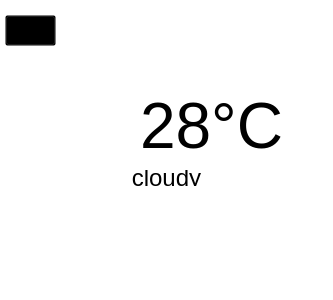
<?xml version="1.0" encoding="UTF-8"?>
<ui version="4.0">
 <class>MainPanel</class>
 <widget class="QWidget" name="MainPanel">
  <property name="geometry">
   <rect>
    <x>0</x>
    <y>0</y>
    <width>333</width>
    <height>300</height>
   </rect>
  </property>
  <property name="windowTitle">
   <string>Form</string>
  </property>
  <property name="styleSheet">
   <string notr="true">QWidget#MainPanel{
background-color: transparent;
}
QLabel#icon{
	image: url(:/images/icons/w3.png);
}
QLabel#description{
text-align: center;
}
QPushButton#star{
background-color: transparent;
	image: url(:/images/icons/star.svg);
}
QPushButton#star:hover{
background-color: transparent;
	image: url(:/images/icons/star2.svg);
}
</string>
  </property>
  <widget class="QLabel" name="icon">
   <property name="geometry">
    <rect>
     <x>30</x>
     <y>50</y>
     <width>150</width>
     <height>150</height>
    </rect>
   </property>
   <property name="text">
    <string/>
   </property>
   <property name="scaledContents">
    <bool>false</bool>
   </property>
  </widget>
  <widget class="QLabel" name="description">
   <property name="geometry">
    <rect>
     <x>0</x>
     <y>170</y>
     <width>333</width>
     <height>16</height>
    </rect>
   </property>
   <property name="font">
    <font>
     <family>Arial</family>
     <pointsize>18</pointsize>
    </font>
   </property>
   <property name="text">
    <string>cloudy</string>
   </property>
   <property name="alignment">
    <set>Qt::AlignCenter</set>
   </property>
  </widget>
  <widget class="QLabel" name="label">
   <property name="geometry">
    <rect>
     <x>120</x>
     <y>90</y>
     <width>183</width>
     <height>71</height>
    </rect>
   </property>
   <property name="font">
    <font>
     <family>Arial</family>
     <pointsize>48</pointsize>
    </font>
   </property>
   <property name="text">
    <string>28°C</string>
   </property>
   <property name="alignment">
    <set>Qt::AlignCenter</set>
   </property>
  </widget>
  <widget class="QPushButton" name="star">
   <property name="geometry">
    <rect>
     <x>5</x>
     <y>15</y>
     <width>51</width>
     <height>31</height>
    </rect>
   </property>
   <property name="text">
    <string/>
   </property>
  </widget>
 </widget>
 <resources/>
 <connections/>
</ui>
